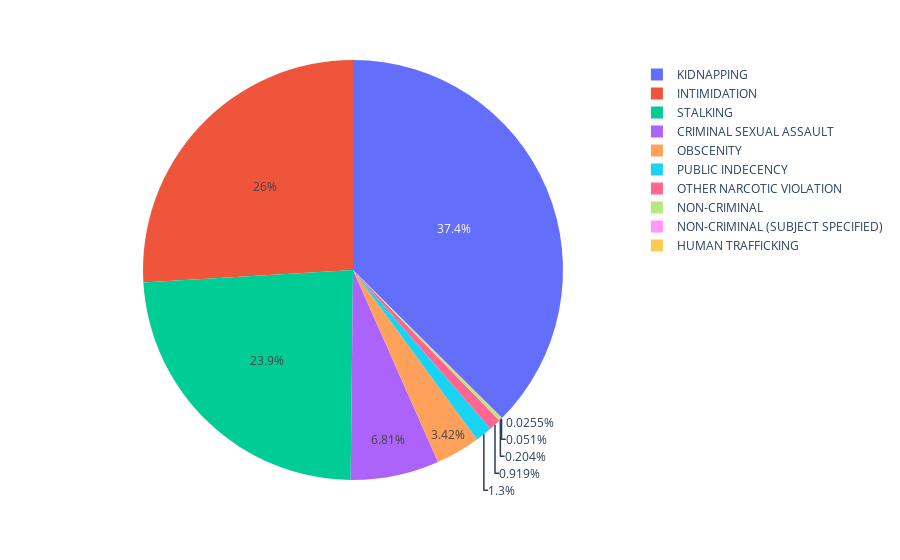

Here is the notebook cell this chart was saved with:
### Markdown cell above
Above you can see a df with the crimes with the top 10 least reports in the years between 2008-2012 sorted in order from least to most out of the top 10. HUMAN TRAFFICKING	 is the crime with the least reports.

Below is a piechart of displaying the proportion of each crime relativ to the top ten most reported crimes:

### Code cell
px.pie(bottom_ten_reported_crimes_df,
       values= 'times_reported',
       names = 'Primary Type' )

### Figure 1 — Plotly figure (JSON) as saved in the notebook; plotly's stock layout.template omitted (floating-point values rounded to 4 significant figures)
{"data": [{"domain": {"x": [0, 1], "y": [0, 1]}, "hovertemplate": "Primary Type=%{label}<br>times_reported=%{value}<extra></extra>", "labels": ["HUMAN TRAFFICKING", "NON-CRIMINAL (SUBJECT SPECIFIED)", "NON-CRIMINAL", "OTHER NARCOTIC VIOLATION", "PUBLIC INDECENCY", "OBSCENITY", "CRIMINAL SEXUAL ASSAULT", "STALKING", "INTIMIDATION", "KIDNAPPING"], "legendgroup": "", "name": "", "showlegend": true, "type": "pie", "values": [1, 2, 8, 36, 51, 134, 267, 935, 1017, 1467]}], "layout": {"legend": {"tracegroupgap": 0}, "margin": {"t": 60}}}
